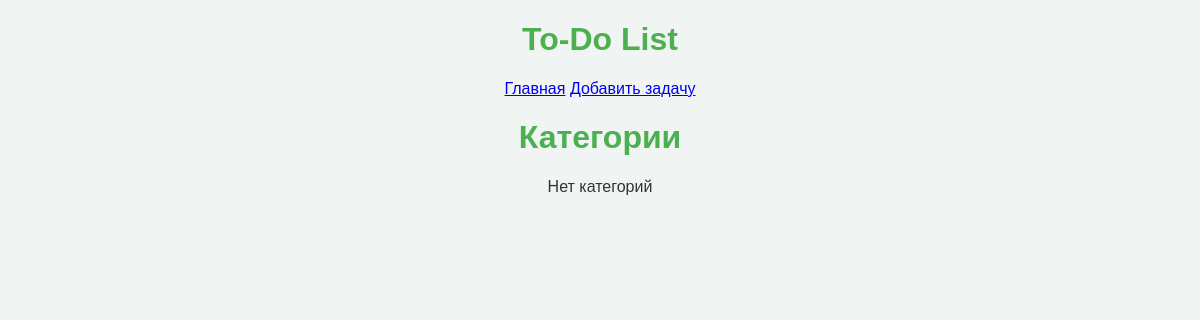
The page /categories/ on the database as committed earlier.
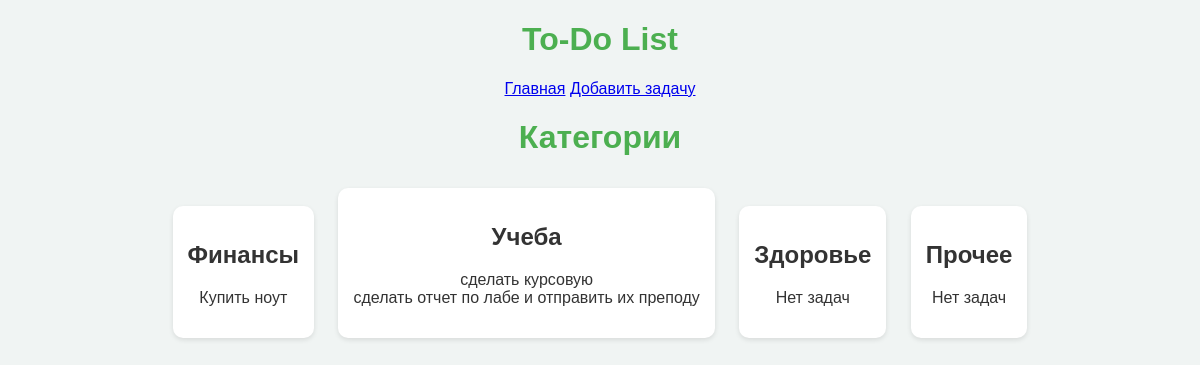
The same page on the database as committed later.
### tasks/models.py (models this page shows, shortened)
class Category(models.Model):
    name = models.CharField(max_length=100)

class Task(models.Model):
    title = models.CharField(max_length=200)
    description = models.TextField(blank=True, max_length=300)
    completed = models.BooleanField(default=False)
    created_at = models.DateTimeField(auto_now_add=True)
    category = models.ForeignKey(Category, on_delete=models.CASCADE, null=True, blank=True)

### tasks/views.py (the view)
# urls.py: path('categories/', views.category_list, name='category_list'),
def category_list(request):
    categories = Category.objects.all()
    return render(request, 'tasks/category_list.html', {'categories': categories})

### tasks/templates/tasks/category_list.html
{% extends "base.html" %}
{% block content %}
<h1>Категории</h1>
<div class="categories">
    {% for category in categories %}
    <div class="category-box">
        <h2>{{ category.name }}</h2>
        <ul>
            {% for task in category.task_set.all %}
            <li>{{ task.title }}</li>
            {% empty %}
            <li>Нет задач</li>
            {% endfor %}
        </ul>
    </div>
    {% empty %}
    <p>Нет категорий</p>
    {% endfor %}
</div>
{% endblock %}

Rows that differ between the two databases and show on the page:
added Category: name "Финансы"
added Task: title "Купить ноут", shown under "Финансы"
added Category: name "Учеба"
now on this page (row edited): Task: title "сделать курсовую", shown under "Учеба"
now on this page (row edited): Task: title "сделать отчет по лабе и отправить их преподу", shown under "Учеба"
added Category: name "Здоровье"
added Category: name "Прочее"
Other text that changed with them:
text no longer shown: "Нет категорий"
